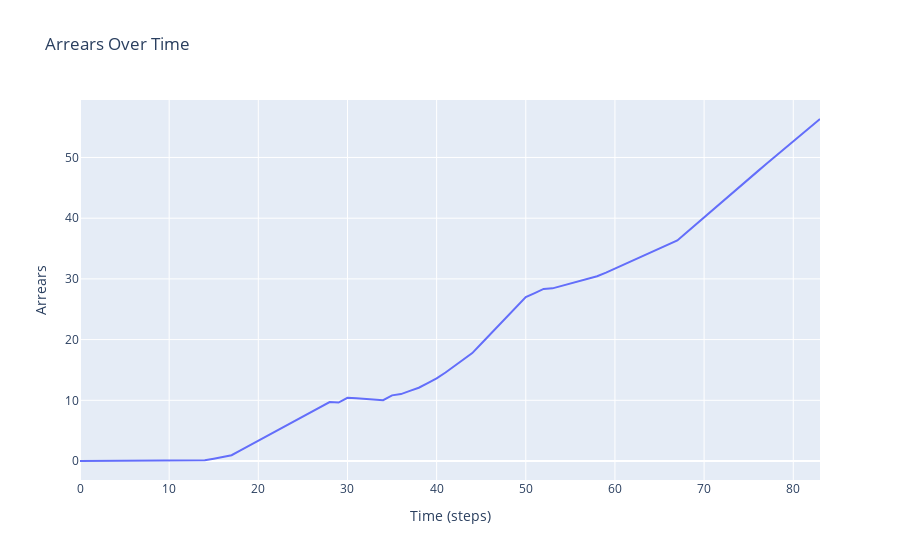

The cell this chart's notebook holds for it:
### Code cell
import plotly.graph_objects as go

# Create a dataframe from the agent data
model_df = model.datacollector.get_model_vars_dataframe()

# Create a line plot for 'Arrears Over Time'
fig = go.Figure(data=go.Scatter(x=model_df.index, y=model_df['Arrears Over Time'], mode='lines'))

# Set labels and title
fig.update_layout(title='Arrears Over Time', xaxis_title='Time (steps)', yaxis_title='Arrears')

# Show plot
fig.show()

### Figure 1 — Plotly figure (JSON) as saved in the notebook; plotly's stock layout.template omitted (floating-point values rounded to 4 significant figures)
{"data": [{"mode": "lines", "type": "scatter", "x": [0, 1, 2, 3, 4, 5, 6, 7, 8, 9, 10, 11, 12, 13, 14, 15, 16, 17, 18, 19, 20, 21, 22, 23, 24, 25, 26, 27, 28, 29, 30, 31, 32, 33, 34, 35, 36, 37, 38, 39, 40, 41, 42, 43, 44, 45, 46, 47, 48, 49, 50, 51, 52, 53, 54, 55, 56, 57, 58, 59, 60, 61, 62, 63, 64, 65, 66, 67, 68, 69, 70, 71, 72, 73, 74, 75, 76, 77, 78, 79, 80, 81, 82, 83], "y": [0, 0, 0, 0, 0, 0, 0, 0, 0, 0, 0, 0, 0, 0, 0.1233, 0.3863, 0.6501, 0.9573, 1.749, 2.544, 3.342, 4.14, 4.942, 5.74, 6.539, 7.335, 8.126, 8.923, 9.714, 9.622, 10.41, 10.32, 10.22, 10.11, 10.02, 10.81, 11.02, 11.55, 12.07, 12.84, 13.61, 14.58, 15.62, 16.66, 17.78, 19.32, 20.87, 22.4, 23.94, 25.48, 27.01, 27.67, 28.34, 28.44, 28.84, 29.23, 29.62, 30.03, 30.44, 31.03, 31.69, 32.35, 33.01, 33.65, 34.31, 34.96, 35.61, 36.33, 37.61, 38.89, 40.17, 41.44, 42.7, 43.96, 45.22, 46.47, 47.71, 48.95, 50.19, 51.43, 52.67, 53.9, 55.12, 56.34]}], "layout": {"title": {"text": "Arrears Over Time"}, "xaxis": {"title": {"text": "Time (steps)"}}, "yaxis": {"title": {"text": "Arrears"}}}}
